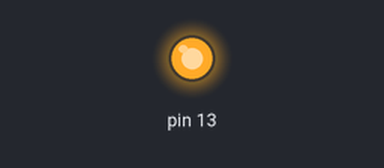
This sketch was run on a simulated Arduino Uno, built with avr-gcc and run on an emulated ATmega328P. On the bench: output pins drawn as LEDs (lit = HIGH).

Above: at 0.1 s.
At 4.1 s:
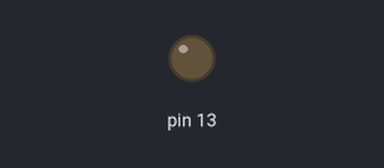
Timing chart, 0 to 5.6 s (numbered marks = the images above):
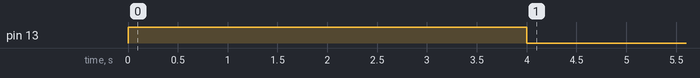

The sketch:

bluethoot.ino
```cpp
#include <SoftwareSerial.h>

SoftwareSerial blue(1,0); // Crea conexion al bluethoot - pin 1 a TX y Pin 0 a RX

char NOMBRE[21] = "HC-06";
char BPS = '4'; //1 = 1200, 2 = 2400, 3 = 4800, 4 = 9600, 5 = 19200, 6 = 38400, 7 = 57600, 8 = 115200
char PASS[5] = "1234"; // Pin clave de 4 caracteres numericos

void setup() {
  blue.begin(9600);

  pinMode(13,OUTPUT);
  digitalWrite(13,HIGH); // Prende la luz led durante 4 s antes de configurar el bluethoot
  delay(4000);

  digitalWrite(13,LOW); // Apaga la luz led para iiciar la programación

  blue.print("AT"); //Inicializa comando AT
  delay(1000);

  blue.print("AT+NAME"); // Configura el nuevo nombre
  blue.print(NOMBRE);
  delay(1000);

  blue.print("AT+BAUD");
  blue.print(BPS);
  delay(1000);

  blue.print("AT+PIN");
  blue.print(PASS);
  delay(1000);


}

void loop() {


  delay(500);
  Serial.println(digitalRead(13));
  Serial.println("");


}
```
